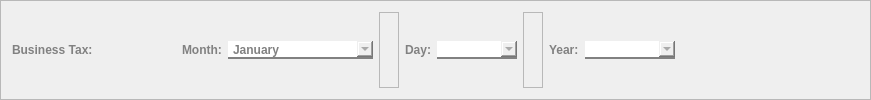
           <widget class="QFrame" name="bt_frame_edit">
            <property name="frameShape">
             <enum>QFrame::StyledPanel</enum>
            </property>
            <property name="frameShadow">
             <enum>QFrame::Raised</enum>
            </property>
            <layout class="QHBoxLayout" name="horizontalLayout_50">
             <item>
              <widget class="QLabel" name="label_100">
               <property name="styleSheet">
                <string notr="true">font-family: Segoe UI;
				font-weight: bold;
				color: #818181;

border-radius: 0px;
border-color: white;
border-width: 0px;</string>
               </property>
               <property name="text">
                <string>Business Tax:                         </string>
               </property>
              </widget>
             </item>
             <item>
              <widget class="QLabel" name="label_101">
               <property name="styleSheet">
                <string notr="true">font-family: Segoe UI;
				font-weight: bold;
				color: #818181;

border-radius: 0px;
border-color: white;
border-width: 0px;</string>
               </property>
               <property name="text">
                <string>Month:</string>
               </property>
              </widget>
             </item>
             <item>
              <widget class="QComboBox" name="bt_choose_month_comboBox_edit">
               <property name="minimumSize">
                <size>
                 <width>145</width>
                 <height>0</height>
                </size>
               </property>
               <property name="maximumSize">
                <size>
                 <width>175</width>
                 <height>16777215</height>
                </size>
               </property>
               <property name="cursor">
                <cursorShape>PointingHandCursor</cursorShape>
               </property>
               <property name="styleSheet">
                <string notr="true">QComboBox {
				font-family: Segoe UI;
				font-weight: bold;
				color: #818181;
                border: none;
                border-bottom: 2px solid #818181;
            }

QComboBox::hover{
color: #565656;
border-bottom: 2px solid #565656;
}

</string>
               </property>
               <item>
                <property name="text">
                 <string>January</string>
                </property>
               </item>
               <item>
                <property name="text">
                 <string>February</string>
                </property>
               </item>
               <item>
                <property name="text">
                 <string>March</string>
                </property>
               </item>
               <item>
                <property name="text">
                 <string>April</string>
                </property>
               </item>
               <item>
                <property name="text">
                 <string>May</string>
                </property>
               </item>
               <item>
                <property name="text">
                 <string>June</string>
                </property>
               </item>
               <item>
                <property name="text">
                 <string>July</string>
                </property>
               </item>
               <item>
                <property name="text">
                 <string>August</string>
                </property>
               </item>
               <item>
                <property name="text">
                 <string>September</string>
                </property>
               </item>
               <item>
                <property name="text">
                 <string>October</string>
                </property>
               </item>
               <item>
                <property name="text">
                 <string>November</string>
                </property>
               </item>
               <item>
                <property name="text">
                 <string>December</string>
                </property>
               </item>
              </widget>
             </item>
             <item>
              <widget class="QFrame" name="frame_88">
               <property name="minimumSize">
                <size>
                 <width>20</width>
                 <height>0</height>
                </size>
               </property>
               <property name="frameShape">
                <enum>QFrame::StyledPanel</enum>
               </property>
               <property name="frameShadow">
                <enum>QFrame::Raised</enum>
               </property>
              </widget>
             </item>
             <item>
              <widget class="QLabel" name="label_102">
               <property name="styleSheet">
                <string notr="true">font-family: Segoe UI;
				font-weight: bold;
				color: #818181;

border-radius: 0px;
border-color: white;
border-width: 0px;</string>
               </property>
               <property name="text">
                <string>Day:</string>
               </property>
              </widget>
             </item>
             <item>
              <widget class="QComboBox" name="bt_choose_day_comboBox_edit">
               <property name="minimumSize">
                <size>
                 <width>80</width>
                 <height>0</height>
                </size>
               </property>
               <property name="maximumSize">
                <size>
                 <width>80</width>
                 <height>16777215</height>
                </size>
               </property>
               <property name="cursor">
                <cursorShape>PointingHandCursor</cursorShape>
               </property>
               <property name="styleSheet">
                <string notr="true">QComboBox {
				font-family: Segoe UI;
				font-weight: bold;
				color: #818181;
                border: none;
                border-bottom: 2px solid #818181;
            }

QComboBox::hover{
color: #565656;
border-bottom: 2px solid #565656;
}

</string>
               </property>
              </widget>
             </item>
             <item>
              <widget class="QFrame" name="frame_93">
               <property name="minimumSize">
                <size>
                 <width>20</width>
                 <height>0</height>
                </size>
               </property>
               <property name="frameShape">
                <enum>QFrame::StyledPanel</enum>
               </property>
               <property name="frameShadow">
                <enum>QFrame::Raised</enum>
               </property>
              </widget>
             </item>
             <item>
              <widget class="QLabel" name="label_103">
               <property name="styleSheet">
                <string notr="true">font-family: Segoe UI;
				font-weight: bold;
				color: #818181;

border-radius: 0px;
border-color: white;
border-width: 0px;</string>
               </property>
               <property name="text">
                <string>Year:</string>
               </property>
              </widget>
             </item>
             <item>
              <widget class="QComboBox" name="bt_choose_year_comboBox_edit">
               <property name="minimumSize">
                <size>
                 <width>90</width>
                 <height>0</height>
                </size>
               </property>
               <property name="maximumSize">
                <size>
                 <width>80</width>
                 <height>16777215</height>
                </size>
               </property>
               <property name="cursor">
                <cursorShape>PointingHandCursor</cursorShape>
               </property>
               <property name="styleSheet">
                <string notr="true">QComboBox {
				font-family: Segoe UI;
				font-weight: bold;
				color: #818181;
                border: none;
                border-bottom: 2px solid #818181;
            }

QComboBox::hover{
color: #565656;
border-bottom: 2px solid #565656;
}

</string>
               </property>
              </widget>
             </item>
             <item>
              <spacer name="horizontalSpacer_73">
               <property name="orientation">
                <enum>Qt::Horizontal</enum>
               </property>
               <property name="sizeHint" stdset="0">
                <size>
                 <width>184</width>
                 <height>20</height>
                </size>
               </property>
              </spacer>
             </item>
            </layout>
           </widget>
